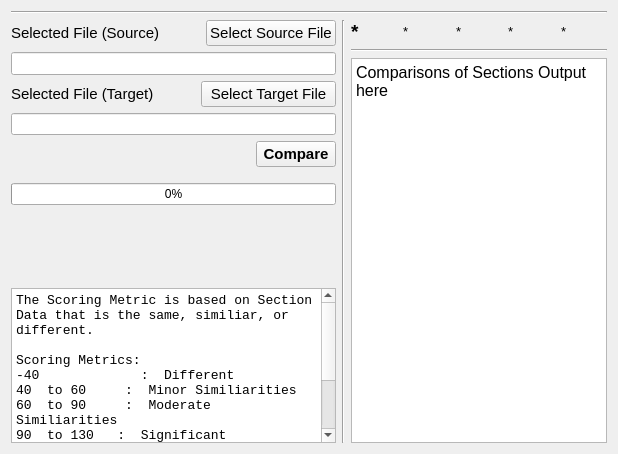
             <widget class="QWidget" name="page_4">
              <layout class="QGridLayout" name="gridLayout_7">
               <item row="1" column="0">
                <layout class="QHBoxLayout" name="horizontalLayout_27" stretch="0,0,1">
                 <item>
                  <layout class="QVBoxLayout" name="verticalLayout_21" stretch="0,0,0,1,2">
                   <item>
                    <layout class="QVBoxLayout" name="verticalLayout_10">
                     <item>
                      <layout class="QVBoxLayout" name="verticalLayout_8">
                       <item>
                        <layout class="QHBoxLayout" name="horizontalLayout_22" stretch="0,1,0">
                         <item>
                          <widget class="QLabel" name="label_6">
                           <property name="font">
                            <font>
                             <family>Segoe UI</family>
                             <pointsize>11</pointsize>
                            </font>
                           </property>
                           <property name="text">
                            <string>Selected File (Source)</string>
                           </property>
                          </widget>
                         </item>
                         <item>
                          <spacer name="horizontalSpacer_18">
                           <property name="orientation">
                            <enum>Qt::Horizontal</enum>
                           </property>
                           <property name="sizeHint" stdset="0">
                            <size>
                             <width>40</width>
                             <height>20</height>
                            </size>
                           </property>
                          </spacer>
                         </item>
                         <item>
                          <widget class="QPushButton" name="pushButton_peSource">
                           <property name="font">
                            <font>
                             <family>Segoe UI</family>
                             <pointsize>11</pointsize>
                            </font>
                           </property>
                           <property name="text">
                            <string>Select Source File</string>
                           </property>
                          </widget>
                         </item>
                        </layout>
                       </item>
                       <item>
                        <widget class="QLineEdit" name="lineEdit_peSource">
                         <property name="font">
                          <font>
                           <family>Segoe UI</family>
                           <pointsize>10</pointsize>
                          </font>
                         </property>
                         <property name="text">
                          <string/>
                         </property>
                         <property name="readOnly">
                          <bool>true</bool>
                         </property>
                        </widget>
                       </item>
                      </layout>
                     </item>
                     <item>
                      <layout class="QVBoxLayout" name="verticalLayout_9">
                       <item>
                        <layout class="QHBoxLayout" name="horizontalLayout_21" stretch="0,1,0">
                         <item>
                          <widget class="QLabel" name="label_8">
                           <property name="font">
                            <font>
                             <family>Segoe UI</family>
                             <pointsize>11</pointsize>
                            </font>
                           </property>
                           <property name="text">
                            <string>Selected File (Target)</string>
                           </property>
                          </widget>
                         </item>
                         <item>
                          <spacer name="horizontalSpacer_19">
                           <property name="orientation">
                            <enum>Qt::Horizontal</enum>
                           </property>
                           <property name="sizeHint" stdset="0">
                            <size>
                             <width>40</width>
                             <height>20</height>
                            </size>
                           </property>
                          </spacer>
                         </item>
                         <item>
                          <widget class="QPushButton" name="pushButton_peTarget">
                           <property name="minimumSize">
                            <size>
                             <width>135</width>
                             <height>0</height>
                            </size>
                           </property>
                           <property name="font">
                            <font>
                             <family>Segoe UI</family>
                             <pointsize>11</pointsize>
                            </font>
                           </property>
                           <property name="text">
                            <string>Select Target File</string>
                           </property>
                          </widget>
                         </item>
                        </layout>
                       </item>
                       <item>
                        <widget class="QLineEdit" name="lineEdit_pe_target">
                         <property name="readOnly">
                          <bool>true</bool>
                         </property>
                        </widget>
                       </item>
                      </layout>
                     </item>
                     <item>
                      <layout class="QHBoxLayout" name="horizontalLayout_23" stretch="1,0">
                       <item>
                        <spacer name="horizontalSpacer_20">
                         <property name="orientation">
                          <enum>Qt::Horizontal</enum>
                         </property>
                         <property name="sizeHint" stdset="0">
                          <size>
                           <width>40</width>
                           <height>20</height>
                          </size>
                         </property>
                        </spacer>
                       </item>
                       <item>
                        <widget class="QPushButton" name="pushButton_peCompare">
                         <property name="font">
                          <font>
                           <family>Segoe UI</family>
                           <pointsize>11</pointsize>
                           <weight>75</weight>
                           <bold>true</bold>
                          </font>
                         </property>
                         <property name="text">
                          <string>Compare</string>
                         </property>
                        </widget>
                       </item>
                      </layout>
                     </item>
                    </layout>
                   </item>
                   <item>
                    <spacer name="verticalSpacer_3">
                     <property name="orientation">
                      <enum>Qt::Vertical</enum>
                     </property>
                     <property name="sizeHint" stdset="0">
                      <size>
                       <width>20</width>
                       <height>10</height>
                      </size>
                     </property>
                    </spacer>
                   </item>
                   <item>
                    <widget class="QProgressBar" name="progressBar_compare">
                     <property name="value">
                      <number>0</number>
                     </property>
                    </widget>
                   </item>
                   <item>
                    <spacer name="verticalSpacer_2">
                     <property name="orientation">
                      <enum>Qt::Vertical</enum>
                     </property>
                     <property name="sizeHint" stdset="0">
                      <size>
                       <width>20</width>
                       <height>40</height>
                      </size>
                     </property>
                    </spacer>
                   </item>
                   <item>
                    <widget class="QTextBrowser" name="textBrowser">
                     <property name="font">
                      <font>
                       <family>Consolas</family>
                       <pointsize>7</pointsize>
                      </font>
                     </property>
                     <property name="html">
                      <string>&lt;!DOCTYPE HTML PUBLIC &quot;-//W3C//DTD HTML 4.0//EN&quot; &quot;http://www.w3.org/TR/REC-html40/strict.dtd&quot;&gt;
&lt;html&gt;&lt;head&gt;&lt;meta name=&quot;qrichtext&quot; content=&quot;1&quot; /&gt;&lt;style type=&quot;text/css&quot;&gt;
p, li { white-space: pre-wrap; }
&lt;/style&gt;&lt;/head&gt;&lt;body style=&quot; font-family:'Consolas'; font-size:7pt; font-weight:400; font-style:normal;&quot;&gt;
&lt;p style=&quot; margin-top:0px; margin-bottom:0px; margin-left:0px; margin-right:0px; -qt-block-indent:0; text-indent:0px;&quot;&gt;&lt;span style=&quot; font-family:'MS Shell Dlg 2'; font-size:10pt;&quot;&gt;The Scoring Metric is based on Section Data that is the same, similiar, or different.&lt;/span&gt;&lt;/p&gt;
&lt;p style=&quot;-qt-paragraph-type:empty; margin-top:0px; margin-bottom:0px; margin-left:0px; margin-right:0px; -qt-block-indent:0; text-indent:0px; font-family:'MS Shell Dlg 2'; font-size:10pt;&quot;&gt;&lt;br /&gt;&lt;/p&gt;
&lt;p style=&quot; margin-top:0px; margin-bottom:0px; margin-left:0px; margin-right:0px; -qt-block-indent:0; text-indent:0px;&quot;&gt;&lt;span style=&quot; font-family:'MS Shell Dlg 2'; font-size:10pt;&quot;&gt;Scoring Metrics:&lt;/span&gt;&lt;/p&gt;
&lt;p style=&quot; margin-top:0px; margin-bottom:0px; margin-left:0px; margin-right:0px; -qt-block-indent:0; text-indent:0px;&quot;&gt;&lt;span style=&quot; font-family:'MS Shell Dlg 2'; font-size:10pt;&quot;&gt;-40             :  Different&lt;/span&gt;&lt;/p&gt;
&lt;p style=&quot; margin-top:0px; margin-bottom:0px; margin-left:0px; margin-right:0px; -qt-block-indent:0; text-indent:0px;&quot;&gt;&lt;span style=&quot; font-family:'MS Shell Dlg 2'; font-size:10pt;&quot;&gt;40  to 60     :  Minor Similiarities&lt;/span&gt;&lt;/p&gt;
&lt;p style=&quot; margin-top:0px; margin-bottom:0px; margin-left:0px; margin-right:0px; -qt-block-indent:0; text-indent:0px;&quot;&gt;&lt;span style=&quot; font-family:'MS Shell Dlg 2'; font-size:10pt;&quot;&gt;60  to 90     :  Moderate Similiarities&lt;/span&gt;&lt;/p&gt;
&lt;p style=&quot; margin-top:0px; margin-bottom:0px; margin-left:0px; margin-right:0px; -qt-block-indent:0; text-indent:0px;&quot;&gt;&lt;span style=&quot; font-family:'MS Shell Dlg 2'; font-size:10pt;&quot;&gt;90  to 130   :  Significant Similiarities&lt;/span&gt;&lt;/p&gt;
&lt;p style=&quot; margin-top:0px; margin-bottom:0px; margin-left:0px; margin-right:0px; -qt-block-indent:0; text-indent:0px;&quot;&gt;&lt;span style=&quot; font-family:'MS Shell Dlg 2'; font-size:10pt;&quot;&gt;130 to 145  :  Very High Similiarities&lt;/span&gt;&lt;/p&gt;
&lt;p style=&quot; margin-top:0px; margin-bottom:0px; margin-left:0px; margin-right:0px; -qt-block-indent:0; text-indent:0px;&quot;&gt;&lt;span style=&quot; font-family:'MS Shell Dlg 2'; font-size:10pt;&quot;&gt;145 to 160  :  Extremely High Similarities&lt;/span&gt;&lt;/p&gt;
&lt;p style=&quot; margin-top:0px; margin-bottom:0px; margin-left:0px; margin-right:0px; -qt-block-indent:0; text-indent:0px;&quot;&gt;&lt;span style=&quot; font-family:'MS Shell Dlg 2'; font-size:10pt;&quot;&gt;160+          :  Files are almost the same&lt;/span&gt;&lt;/p&gt;&lt;/body&gt;&lt;/html&gt;</string>
                     </property>
                    </widget>
                   </item>
                  </layout>
                 </item>
                 <item>
                  <widget class="Line" name="line_4">
                   <property name="orientation">
                    <enum>Qt::Vertical</enum>
                   </property>
                  </widget>
                 </item>
                 <item>
                  <layout class="QVBoxLayout" name="verticalLayout_22" stretch="0,0,1">
                   <item>
                    <layout class="QHBoxLayout" name="horizontalLayout_26">
                     <item>
                      <widget class="QLabel" name="label_compare">
                       <property name="font">
                        <font>
                         <family>Segoe UI</family>
                         <pointsize>14</pointsize>
                         <weight>75</weight>
                         <bold>true</bold>
                        </font>
                       </property>
                       <property name="text">
                        <string>*</string>
                       </property>
                      </widget>
                     </item>
                     <item>
                      <widget class="QLabel" name="label_src_tot_2">
                       <property name="font">
                        <font>
                         <family>Segoe UI</family>
                         <pointsize>10</pointsize>
                         <weight>50</weight>
                         <bold>false</bold>
                        </font>
                       </property>
                       <property name="text">
                        <string>*</string>
                       </property>
                      </widget>
                     </item>
                     <item>
                      <widget class="QLabel" name="label_targ_tot">
                       <property name="font">
                        <font>
                         <family>Segoe UI</family>
                         <pointsize>10</pointsize>
                         <weight>50</weight>
                         <bold>false</bold>
                        </font>
                       </property>
                       <property name="text">
                        <string>*</string>
                       </property>
                      </widget>
                     </item>
                     <item>
                      <widget class="QLabel" name="label_idenitcal">
                       <property name="font">
                        <font>
                         <family>Segoe UI</family>
                         <pointsize>10</pointsize>
                         <weight>50</weight>
                         <bold>false</bold>
                        </font>
                       </property>
                       <property name="text">
                        <string>*</string>
                       </property>
                      </widget>
                     </item>
                     <item>
                      <widget class="QLabel" name="label_similiar">
                       <property name="font">
                        <font>
                         <family>Segoe UI</family>
                         <pointsize>10</pointsize>
                         <weight>50</weight>
                         <bold>false</bold>
                        </font>
                       </property>
                       <property name="text">
                        <string>*</string>
                       </property>
                      </widget>
                     </item>
                    </layout>
                   </item>
                   <item>
                    <widget class="Line" name="line_11">
                     <property name="orientation">
                      <enum>Qt::Horizontal</enum>
                     </property>
                    </widget>
                   </item>
                   <item>
                    <widget class="QTextBrowser" name="textBrowser_comparison">
                     <property name="font">
                      <font>
                       <pointsize>12</pointsize>
                       <kerning>true</kerning>
                      </font>
                     </property>
                     <property name="html">
                      <string>&lt;!DOCTYPE HTML PUBLIC &quot;-//W3C//DTD HTML 4.0//EN&quot; &quot;http://www.w3.org/TR/REC-html40/strict.dtd&quot;&gt;
&lt;html&gt;&lt;head&gt;&lt;meta name=&quot;qrichtext&quot; content=&quot;1&quot; /&gt;&lt;style type=&quot;text/css&quot;&gt;
p, li { white-space: pre-wrap; }
&lt;/style&gt;&lt;/head&gt;&lt;body style=&quot; font-family:'MS Shell Dlg 2'; font-size:12pt; font-weight:400; font-style:normal;&quot;&gt;
&lt;p style=&quot; margin-top:0px; margin-bottom:0px; margin-left:0px; margin-right:0px; -qt-block-indent:0; text-indent:0px;&quot;&gt;Comparisons of Sections Output here&lt;/p&gt;&lt;/body&gt;&lt;/html&gt;</string>
                     </property>
                     <property name="openLinks">
                      <bool>false</bool>
                     </property>
                    </widget>
                   </item>
                  </layout>
                 </item>
                </layout>
               </item>
               <item row="0" column="0">
                <widget class="Line" name="line_10">
                 <property name="orientation">
                  <enum>Qt::Horizontal</enum>
                 </property>
                </widget>
               </item>
              </layout>
             </widget>
